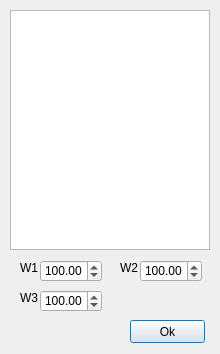
<?xml version="1.0" encoding="UTF-8"?>
<ui version="4.0">
 <class>Dialog</class>
 <widget class="QDialog" name="Dialog">
  <property name="geometry">
   <rect>
    <x>0</x>
    <y>0</y>
    <width>220</width>
    <height>354</height>
   </rect>
  </property>
  <property name="windowTitle">
   <string>Dialog</string>
  </property>
  <widget class="QGraphicsView" name="graphicsView">
   <property name="geometry">
    <rect>
     <x>10</x>
     <y>10</y>
     <width>200</width>
     <height>240</height>
    </rect>
   </property>
  </widget>
  <widget class="QDoubleSpinBox" name="doubleSpinBox">
   <property name="geometry">
    <rect>
     <x>40</x>
     <y>260</y>
     <width>62</width>
     <height>22</height>
    </rect>
   </property>
   <property name="minimum">
    <double>1.000000000000000</double>
   </property>
   <property name="maximum">
    <double>1000.990000000000009</double>
   </property>
   <property name="value">
    <double>100.000000000000000</double>
   </property>
  </widget>
  <widget class="QLabel" name="label">
   <property name="geometry">
    <rect>
     <x>20</x>
     <y>260</y>
     <width>21</width>
     <height>16</height>
    </rect>
   </property>
   <property name="text">
    <string>W1</string>
   </property>
  </widget>
  <widget class="QDoubleSpinBox" name="doubleSpinBox_2">
   <property name="geometry">
    <rect>
     <x>140</x>
     <y>260</y>
     <width>62</width>
     <height>22</height>
    </rect>
   </property>
   <property name="minimum">
    <double>1.000000000000000</double>
   </property>
   <property name="maximum">
    <double>1000.990000000000009</double>
   </property>
   <property name="value">
    <double>100.000000000000000</double>
   </property>
  </widget>
  <widget class="QLabel" name="label_2">
   <property name="geometry">
    <rect>
     <x>120</x>
     <y>260</y>
     <width>21</width>
     <height>16</height>
    </rect>
   </property>
   <property name="text">
    <string>W2</string>
   </property>
  </widget>
  <widget class="QDoubleSpinBox" name="doubleSpinBox_3">
   <property name="geometry">
    <rect>
     <x>40</x>
     <y>290</y>
     <width>62</width>
     <height>22</height>
    </rect>
   </property>
   <property name="minimum">
    <double>1.000000000000000</double>
   </property>
   <property name="maximum">
    <double>1000.990000000000009</double>
   </property>
   <property name="value">
    <double>100.000000000000000</double>
   </property>
  </widget>
  <widget class="QLabel" name="label_3">
   <property name="geometry">
    <rect>
     <x>20</x>
     <y>290</y>
     <width>21</width>
     <height>16</height>
    </rect>
   </property>
   <property name="text">
    <string>W3</string>
   </property>
  </widget>
  <widget class="QPushButton" name="pushButton">
   <property name="geometry">
    <rect>
     <x>130</x>
     <y>320</y>
     <width>75</width>
     <height>23</height>
    </rect>
   </property>
   <property name="text">
    <string>Ok</string>
   </property>
  </widget>
 </widget>
 <resources/>
 <connections>
  <connection>
   <sender>doubleSpinBox</sender>
   <signal>valueChanged(double)</signal>
   <receiver>Dialog</receiver>
   <slot>setW1(double)</slot>
   <hints>
    <hint type="sourcelabel">
     <x>70</x>
     <y>270</y>
    </hint>
    <hint type="destinationlabel">
     <x>109</x>
     <y>176</y>
    </hint>
   </hints>
  </connection>
  <connection>
   <sender>doubleSpinBox_2</sender>
   <signal>valueChanged(double)</signal>
   <receiver>Dialog</receiver>
   <slot>setW2(double)</slot>
   <hints>
    <hint type="sourcelabel">
     <x>170</x>
     <y>270</y>
    </hint>
    <hint type="destinationlabel">
     <x>109</x>
     <y>176</y>
    </hint>
   </hints>
  </connection>
  <connection>
   <sender>doubleSpinBox_3</sender>
   <signal>valueChanged(double)</signal>
   <receiver>Dialog</receiver>
   <slot>setW3(double)</slot>
   <hints>
    <hint type="sourcelabel">
     <x>70</x>
     <y>300</y>
    </hint>
    <hint type="destinationlabel">
     <x>109</x>
     <y>176</y>
    </hint>
   </hints>
  </connection>
 </connections>
 <slots>
  <slot>setW1(double)</slot>
  <slot>setW2(double)</slot>
  <slot>setW3(double)</slot>
 </slots>
</ui>
